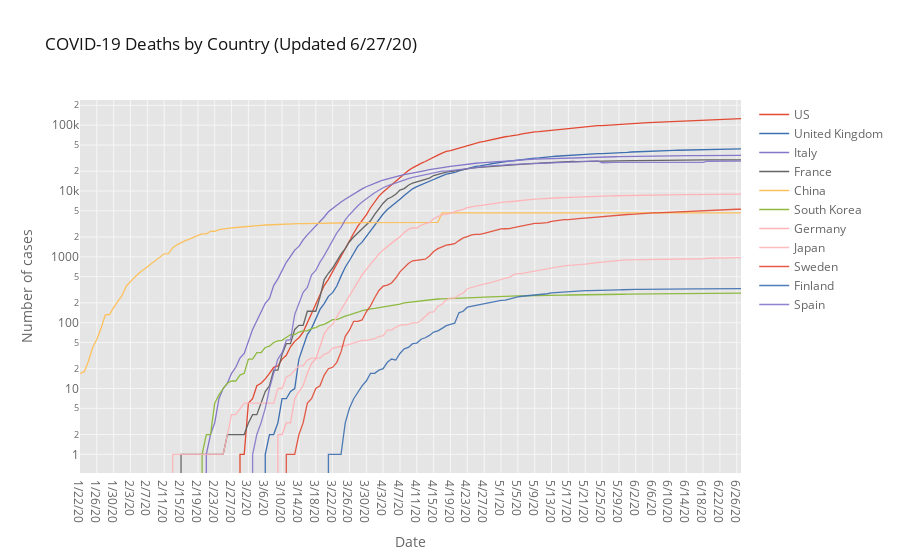

Notebook source saved alongside this figure:
### Markdown cell above
### Deaths

### Code cell
# plot the confirmed rates
fig = go.Figure()
by_country.xs('Deaths', axis=1, level=1).iplot(
    kind='lines', yaxis_type='log', theme='ggplot',
    title='COVID-19 Deaths by Country (Updated {})'.format(by_country.index.tolist()[-1]),
    yaxis_title='Number of cases', xaxis_title='Date')

### Figure 1 — Plotly figure (JSON) as saved in the notebook; plotly's stock layout.template omitted (floating-point values rounded to 4 significant figures; data arrays with more than 128 entries replaced by an {"elided": "..."} marker saying what was removed)
{"data": [{"line": {"color": "rgba(226, 74, 51, 1.0)", "dash": "solid", "shape": "linear", "width": 1.3}, "mode": "lines", "name": "US", "text": "", "type": "scatter", "x": {"elided": "158 str values"}, "y": {"elided": "158 int values"}}, {"line": {"color": "rgba(62, 111, 176, 1.0)", "dash": "solid", "shape": "linear", "width": 1.3}, "mode": "lines", "name": "United Kingdom", "text": "", "type": "scatter", "x": {"elided": "158 str values"}, "y": {"elided": "158 int values"}}, {"line": {"color": "rgba(132, 118, 202, 1.0)", "dash": "solid", "shape": "linear", "width": 1.3}, "mode": "lines", "name": "Italy", "text": "", "type": "scatter", "x": {"elided": "158 str values"}, "y": {"elided": "158 int values"}}, {"line": {"color": "rgba(101, 101, 101, 1.0)", "dash": "solid", "shape": "linear", "width": 1.3}, "mode": "lines", "name": "France", "text": "", "type": "scatter", "x": {"elided": "158 str values"}, "y": {"elided": "158 int values"}}, {"line": {"color": "rgba(251, 193, 94, 1.0)", "dash": "solid", "shape": "linear", "width": 1.3}, "mode": "lines", "name": "China", "text": "", "type": "scatter", "x": {"elided": "158 str values"}, "y": {"elided": "158 int values"}}, {"line": {"color": "rgba(142, 186, 66, 1.0)", "dash": "solid", "shape": "linear", "width": 1.3}, "mode": "lines", "name": "South Korea", "text": "", "type": "scatter", "x": {"elided": "158 str values"}, "y": {"elided": "158 int values"}}, {"line": {"color": "rgba(255, 181, 184, 1.0)", "dash": "solid", "shape": "linear", "width": 1.3}, "mode": "lines", "name": "Germany", "text": "", "type": "scatter", "x": {"elided": "158 str values"}, "y": {"elided": "158 int values"}}, {"line": {"color": "rgba(255, 181, 184, 0.8999999999999999)", "dash": "solid", "shape": "linear", "width": 1.3}, "mode": "lines", "name": "Japan", "text": "", "type": "scatter", "x": {"elided": "158 str values"}, "y": {"elided": "158 int values"}}, {"line": {"color": "rgba(226, 74, 51, 0.8999999999999999)", "dash": "solid", "shape": "linear", "width": 1.3}, "mode": "lines", "name": "Sweden", "text": "", "type": "scatter", "x": {"elided": "158 str values"}, "y": {"elided": "158 int values"}}, {"line": {"color": "rgba(62, 111, 176, 0.8999999999999999)", "dash": "solid", "shape": "linear", "width": 1.3}, "mode": "lines", "name": "Finland", "text": "", "type": "scatter", "x": {"elided": "158 str values"}, "y": {"elided": "158 int values"}}, {"line": {"color": "rgba(132, 118, 202, 0.8999999999999999)", "dash": "solid", "shape": "linear", "width": 1.3}, "mode": "lines", "name": "Spain", "text": "", "type": "scatter", "x": {"elided": "158 str values"}, "y": {"elided": "158 int values"}}], "layout": {"legend": {"bgcolor": "#FFFFFF", "font": {"color": "#666666"}}, "paper_bgcolor": "#FFFFFF", "plot_bgcolor": "#E5E5E5", "title": {"font": {"color": "#151516"}, "text": "COVID-19 Deaths by Country (Updated 6/27/20)"}, "xaxis": {"gridcolor": "#F6F6F6", "showgrid": true, "tickfont": {"color": "#666666"}, "title": {"font": {"color": "#666666"}, "text": "Date"}, "zerolinecolor": "#F6F6F6"}, "yaxis": {"gridcolor": "#F6F6F6", "showgrid": true, "tickfont": {"color": "#666666"}, "title": {"font": {"color": "#666666"}, "text": "Number of cases"}, "type": "log", "zerolinecolor": "#F6F6F6"}}}
